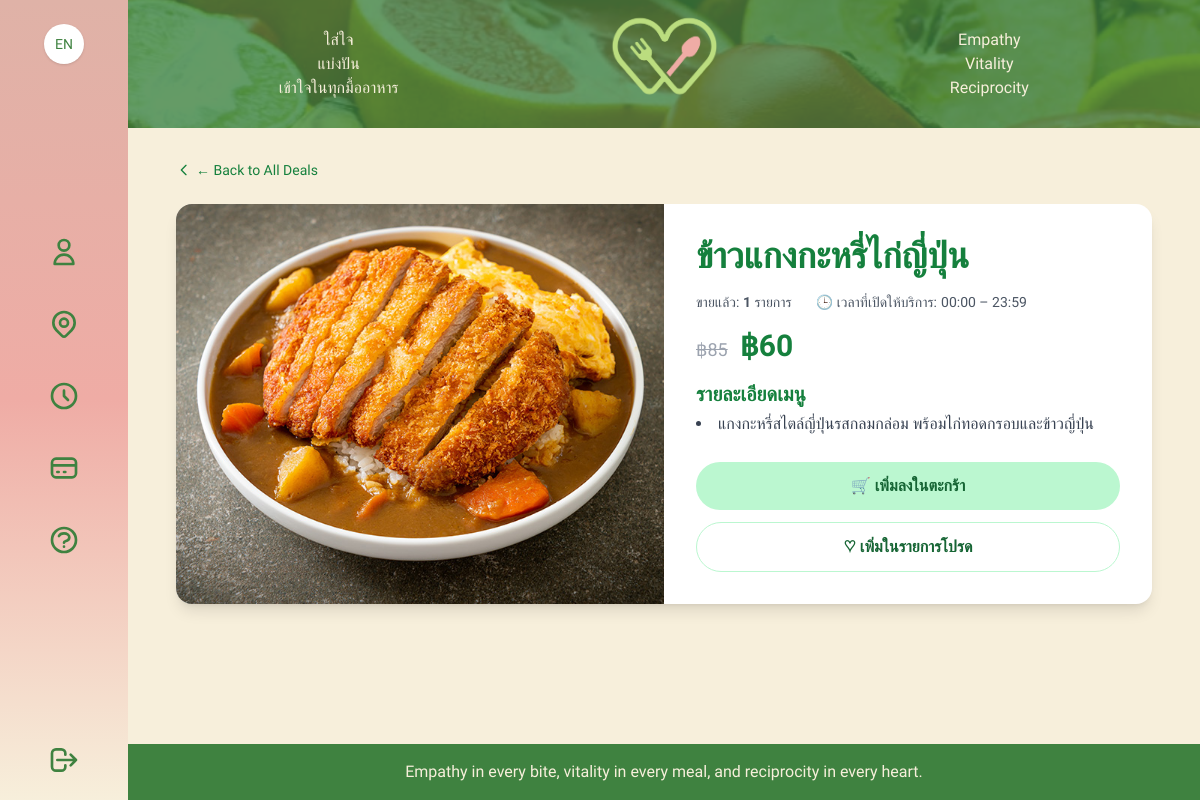
The page /deals/1/ on the database as committed earlier.
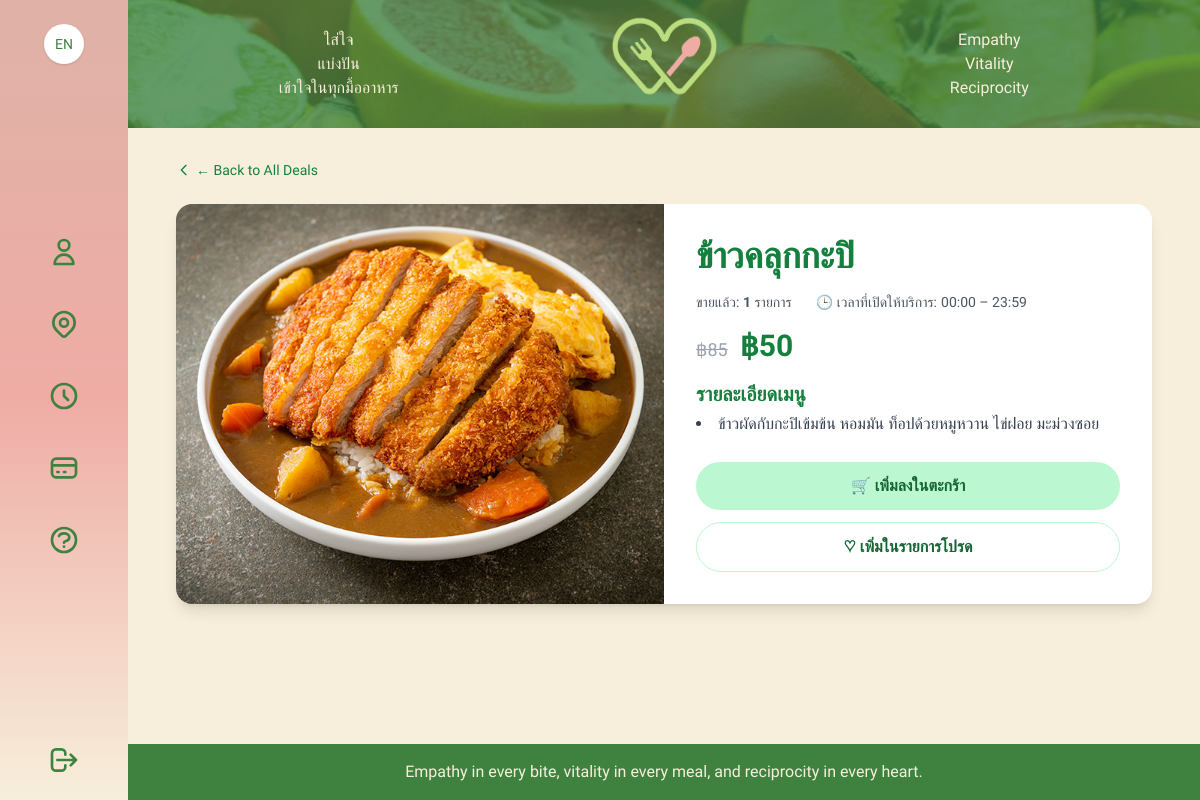
The same page on the database as committed later.
### myapp/models.py (models this page shows, shortened)
class Deal(models.Model):
    title            = models.CharField("ชื่อดีล", max_length=100)
    menus = models.ManyToManyField("Menu", verbose_name="เมนูหลัก", blank=True)
    image            = models.ImageField("รูปดีล", upload_to='deals/')
    original_price   = models.DecimalField("ราคาต้นฉบับ", max_digits=8, decimal_places=2)
    discounted_price = models.DecimalField("ราคาหลังลด", max_digits=8, decimal_places=2)
    start_time       = models.TimeField("เริ่ม (HH:MM)", default=timezone.now)
    end_time         = models.TimeField("จบ (HH:MM)", default=timezone.now)
    is_active        = models.BooleanField("เปิดใช้งาน", default=True)
    class Meta:
        verbose_name        = "ดีล (มื้อเย็น)"
        verbose_name_plural = "ดีล (มื้อเย็น)"
    def can_order_now(self):
        if not self.is_active:
            return False
        now = timezone.localtime().time()
        return self.start_time <= now <= self.end_time

class Menu(models.Model):
    restaurant      = models.ForeignKey(
        'Restaurant',
        on_delete=models.CASCADE,
        related_name='menus',
        verbose_name='ร้านอาหาร'
    )
    title           = models.CharField("ชื่อเมนู", max_length=100)
    image           = models.ImageField("รูปเมนู", upload_to='menus/', blank=True)
    description     = models.TextField("คำอธิบายสั้น", blank=True)
    details         = models.TextField("รายละเอียดเพิ่มเติม", blank=True)
    price           = models.DecimalField("ราคาปกติ", max_digits=8, decimal_places=2)
    discount_price = models.DecimalField(
    "ราคาหลังลด", max_digits=8, decimal_places=2,
    default=0.0,
    help_text="ถ้าไม่ลด ก็ใส่เท่ากับราคาปกติ"
    )
    start_time      = models.TimeField(
        "เวลาเริ่มขาย", default=timezone.now,
        help_text="เช่น 10:00:00"
    )
    end_time        = models.TimeField(
        "เวลาปิดขาย", default=timezone.now,
        help_text="เช่น 22:00:00"
    )
    favorites       = models.ManyToManyField(
        settings.AUTH_USER_MODEL,
        blank=True,
        related_name='favorite_menus',
        verbose_name="ผู้ที่ชื่นชอบ"
    )
    class Meta:
        verbose_name        = "เมนู"
        verbose_name_plural = "เมนู"
    @property
    def sold_count(self):
        """
        สมมติว่าคุณมี OrderItem model ที่มี
        ForeignKey ไปที่ Menu และ field ชื่อ 'quantity'
        """
        result = self.orderitem_set.aggregate(total=Sum('quantity'))['total']
        return result or 0
    sold_count.fget.short_description = "ขายแล้ว"

### myapp/views.py (the view)
# urls.py: path('deals/<int:deal_id>/', views.deal_menu_detail, name='deal_menu_detail'),
def deal_menu_detail(request, deal_id):
    deal_menu = get_object_or_404(Deal, id=deal_id, is_active=True)
    return render(request, 'deal_menu_detail.html', {
        'deal_menu': deal_menu,
    })

### myapp/templatetags/currency_filters.py (called while the page is built)
@register.filter
def currency(value, symbol='฿'):
    try:
        val = float(value)
    except (TypeError, ValueError):
        return value
    formatted = f"{val:,.0f}"
    return f"{symbol}{formatted}"

### myapp/templates/deal_menu_detail.html (shortened to what this page needs)
{% extends 'base.html' %}
{% load static %}
{% load currency_filters %}
{% load i18n %}
{% block content %}
<div class="container mx-auto px-6 py-8">
  <p class="mb-6">
    <a href="{% url 'deal_all' %}" class="text-green-700 hover:underline text-sm flex items-center">
      <svg xmlns="http://www.w3.org/2000/svg" class="h-4 w-4 mr-1" fill="none" viewBox="0 0 24 24" stroke="currentColor">
        <path stroke-linecap="round" stroke-linejoin="round" stroke-width="2" d="M15 19l-7-7 7-7"/>
      </svg>
      ← {% trans "Back to All Deals" %}
    </a>
  </p>
  <div class="bg-white rounded-2xl shadow-lg overflow-hidden grid grid-cols-1 lg:grid-cols-2">
    <div class="h-[400px]">
      {% if deal_menu.image %}
        <img src="{{ deal_menu.image.url }}" alt="{{ deal_menu.title }}" class="w-full h-full object-cover">
      {% else %}
        <div class="w-full h-full bg-gray-100 flex items-center justify-center">
          <span class="text-gray-500">{% trans "No image available" %}</span>
        </div>
      {% endif %}
    </div>
    <div class="p-8 flex flex-col justify-between">
      <div class="space-y-4">
        <h1 class="text-4xl font-bold text-green-700">{{ deal_menu.title }}</h1>
        <div class="flex space-x-6 text-gray-600 text-sm">
          <div>{% trans "Sold:" %} <strong>{{ deal_menu.menus.count }}</strong> {% trans "items" %}</div>
          <div class="flex items-center">
            🕒 {% trans "Available time:" %}
            <span class="ml-1">{{ deal_menu.start_time|time:"H:i" }} – {{ deal_menu.end_time|time:"H:i" }}</span>
          </div>
        </div>
        <div class="flex items-baseline space-x-3">
          {% if deal_menu.original_price > deal_menu.discounted_price %}
          <span class="text-gray-400 line-through text-lg">{{ deal_menu.original_price|currency:"฿" }}</span>
          {% endif %}
          <span class="text-3xl font-bold text-green-700">{{ deal_menu.discounted_price|currency:"฿" }}</span>
        </div>
        {% if deal_menu.menus.all %}
        <div>
          <h2 class="text-xl font-semibold text-green-700 mb-1">{% trans "Menu Details" %}</h2>
          <ul class="list-disc list-inside text-gray-700 space-y-1">
            {% for menu in deal_menu.menus.all %}
            <li>{{ menu.description|default:menu.title }}</li>
            {% endfor %}
          </ul>
        </div>
        {% endif %}
      </div>
      <div class="pt-6 space-y-3">
        {% if deal_menu.can_order_now and deal_menu.menus.all %}
        <form action="{% url 'add_to_cart' deal_menu.id %}" method="post">
          <button type="submit" class="w-full bg-green-200 hover:bg-green-300 text-green-800 font-semibold py-3 rounded-full transition">
            🛒 {% trans "Add to Cart" %}
          </button>
        </form>
        <form action="{% url 'toggle_favorite_deal' deal_menu.id %}" method="post">
          <button type="submit" class="w-full border border-green-200 text-green-800 hover:bg-green-50 font-semibold py-3 rounded-full transition">
            ♡ {% trans "Add to Favorites" %}
          </button>
        </form>
        {% endif %}
      </div>
    </div>
  </div>
</div>
{% endblock %}

Rows that differ between the two databases and show on the page:
no longer on this page (row unchanged): Menu: description "แกงกะหรี่สไตล์ญี่ปุ่นรสกลมกล่อม พร้อมไก่ทอดกรอบและข้าวญี่ปุ่น"
changed Deal id 1: title "ข้าวแกงกะหรี่ไก่ญี่ปุ่น" → "ข้าวคลุกกะปิ"; discounted_price "฿60" → "฿50"
now on this page (row unchanged): Menu: description "ข้าวผัดกับกะปิเข้มข้น หอมมัน ท็อปด้วยหมูหวาน ไข่ฝอย มะม่วงซอย"
